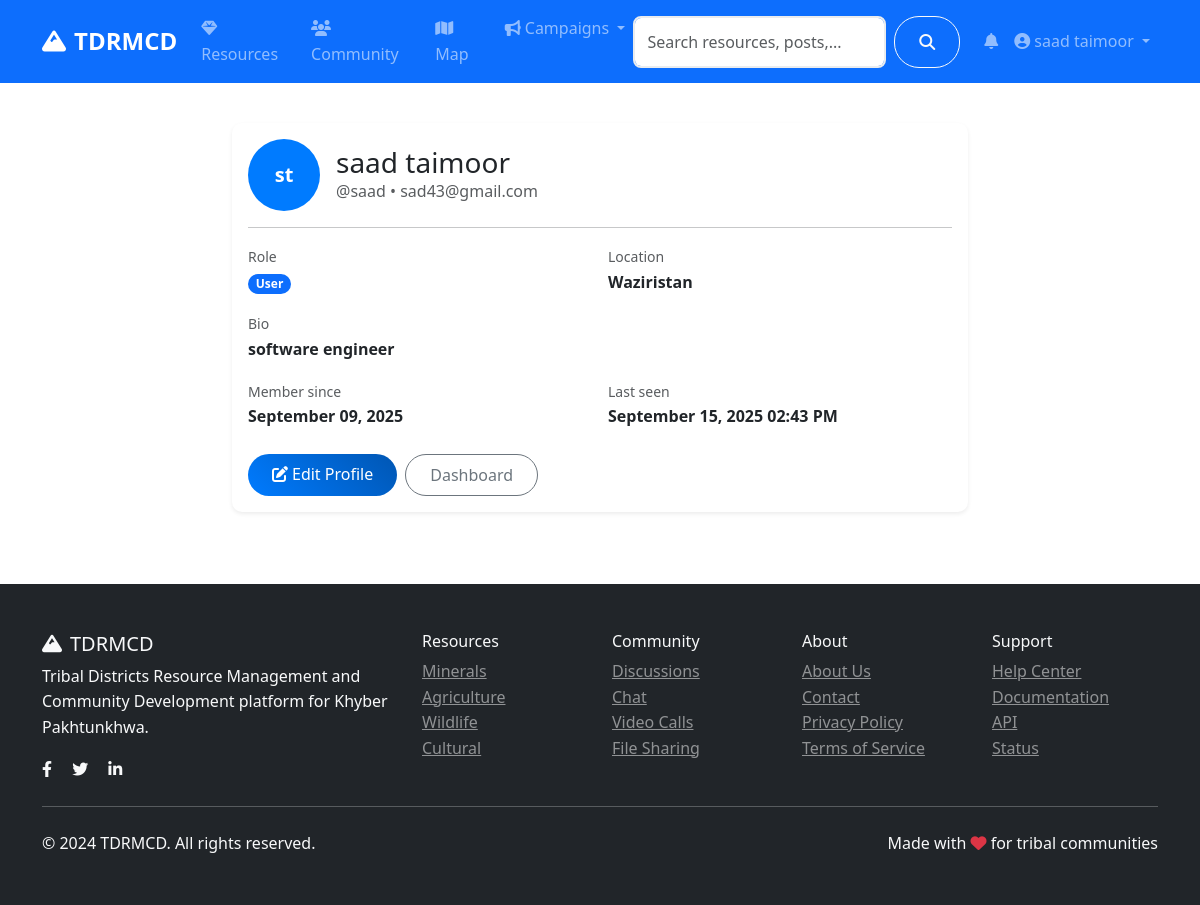
Before: /auth/profile (signed in) with the older database file.
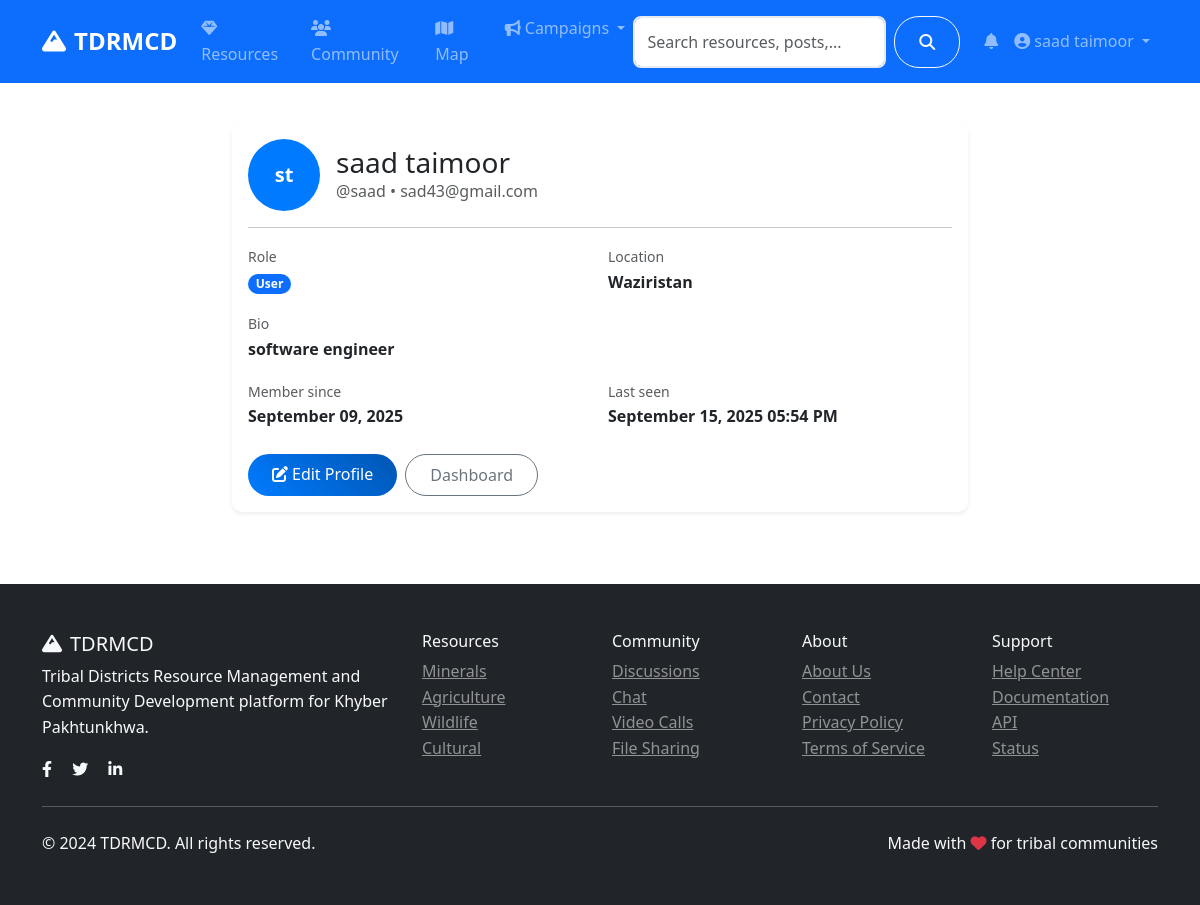
After: the same page with the newer database file.
### models.py (models this page shows, shortened)
class User(UserMixin, db.Model):
    id = db.Column(db.Integer, primary_key=True)
    username = db.Column(db.String(80), unique=True, nullable=False)
    email = db.Column(db.String(120), unique=True, nullable=False)
    password_hash = db.Column(db.String(120), nullable=False)
    first_name = db.Column(db.String(50), nullable=False)
    last_name = db.Column(db.String(50), nullable=False)
    role = db.Column(db.String(20), default='user')  # user, admin, researcher
    location = db.Column(db.String(100))
    bio = db.Column(db.Text)
    avatar = db.Column(db.String(200), default='default.jpg')
    is_active = db.Column(db.Boolean, default=True)
    created_at = db.Column(db.DateTime, default=datetime.utcnow)
    last_seen = db.Column(db.DateTime, default=datetime.utcnow)
    resources = db.relationship('Resource', backref='author', lazy='dynamic')
    posts = db.relationship('CommunityPost', backref='author', lazy='dynamic')
    chat_messages = db.relationship('ChatMessage', backref='sender', lazy='dynamic')
    file_submissions = db.relationship(
        'FileSubmission',
        foreign_keys='FileSubmission.submitter_id',
        backref='submitter',
        lazy='dynamic'
    )
    reviewed_submissions = db.relationship(
        'FileSubmission',
        foreign_keys='FileSubmission.reviewed_by',
        backref='reviewer_user',
        lazy='dynamic'
    )
    notifications = db.relationship('Notification', backref='user', lazy='dynamic')
    def get_full_name(self):
        return f"{self.first_name} {self.last_name}"
    def is_admin(self):
        return self.role == 'admin'

### routes/auth.py (the view)
@auth_bp.route('/profile')
@login_required
def profile():
    return render_template('auth/profile.html', user=current_user)

### app.py (called while the page is built)
@login_manager.user_loader
def load_user(user_id):
    return User.query.get(int(user_id))

### templates/auth/profile.html (shortened to what this page needs)
{% extends "base.html" %}
{% block content %}
<div class="container py-4">
    <div class="row justify-content-center">
        <div class="col-lg-8">
            <div class="card shadow-sm">
                <div class="card-body">
                    <div class="d-flex align-items-center mb-3">
                        <div class="avatar me-3" style="width:72px;height:72px;font-size:1.25rem;">
                            {{ user.first_name[0] }}{{ user.last_name[0] }}
                        </div>
                        <div>
                            <h3 class="mb-0">{{ user.get_full_name() }}</h3>
                            <div class="text-muted">@{{ user.username }} • {{ user.email }}</div>
                        </div>
                    </div>
                    <hr>
                    <div class="row g-3">
                        <div class="col-md-6">
                            <label class="text-muted small">Role</label>
                            <div class="fw-semibold"><span class="badge bg-primary">{{ user.role.title() }}</span></div>
                        </div>
                        <div class="col-md-6">
                            <label class="text-muted small">Location</label>
                            <div class="fw-semibold">{{ user.location or '—' }}</div>
                        </div>
                        <div class="col-12">
                            <label class="text-muted small">Bio</label>
                            <div class="fw-semibold">{{ user.bio or 'No bio yet.' }}</div>
                        </div>
                        <div class="col-md-6">
                            <label class="text-muted small">Member since</label>
                            <div class="fw-semibold">{{ user.created_at.strftime('%B %d, %Y') }}</div>
                        </div>
                        <div class="col-md-6">
                            <label class="text-muted small">Last seen</label>
                            <div class="fw-semibold">{{ user.last_seen.strftime('%B %d, %Y %I:%M %p') }}</div>
                        </div>
                    </div>
                    <div class="mt-4 d-flex gap-2">
                        <a class="btn btn-primary" href="{{ url_for('auth.edit_profile') }}"><i class="fas fa-edit me-1"></i>Edit Profile</a>
                        <a class="btn btn-outline-secondary" href="{{ url_for('main.dashboard') }}">Dashboard</a>
                    </div>
                </div>
            </div>
        </div>
    </div>
</div>
{% endblock %}

### templates/base.html (shortened to what the changed rows need)
<!DOCTYPE html>
<html lang="en">
<head>
    <link href="https://cdn.jsdelivr.net/npm/bootstrap@5.3.0/dist/css/bootstrap.min.css" rel="stylesheet">
    <link rel="stylesheet" href="https://cdnjs.cloudflare.com/ajax/libs/font-awesome/6.4.0/css/all.min.css">
    <link rel="stylesheet" href="https://unpkg.com/leaflet@1.9.4/dist/leaflet.css">
    <link rel="stylesheet" href="{{ url_for('static', filename='css/style.css') }}">
</head>
<body>
    <nav class="navbar navbar-expand-lg navbar-dark bg-primary sticky-top">
        <div class="container">
            <div class="collapse navbar-collapse" id="navbarNav">
                <ul class="navbar-nav">
                    {% if current_user.is_authenticated %}
                        <li class="nav-item dropdown">
                            <a class="nav-link" href="#" role="button" data-bs-toggle="dropdown" aria-expanded="false">
                                <span class="position-relative">
                                    <i class="fas fa-bell"></i>
                                </span>
                            </a>
                        </li>
                        <li class="nav-item dropdown">
                            <a class="nav-link dropdown-toggle" href="#" role="button" data-bs-toggle="dropdown">
                                <i class="fas fa-user-circle me-1"></i>{{ current_user.get_full_name() }}
                            </a>
                        </li>
                    {% endif %}
                </ul>
            </div>
        </div>
    </nav>
    <main>
        {% block content %}{% endblock %}
    </main>
</body>
</html>

Changed rows visible on the page:
changed User "saad taimoor": last_seen "September 15, 2025 02:43 PM" → "September 15, 2025 05:54 PM"
